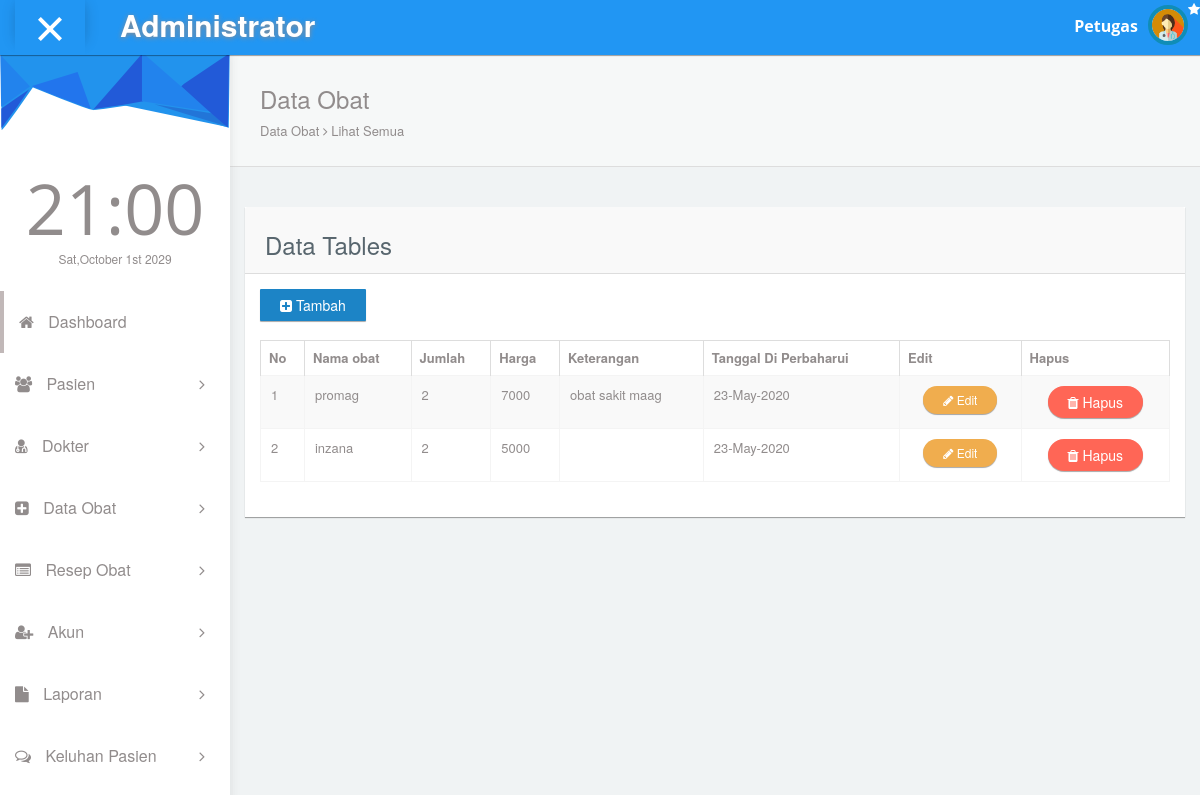
/administrator/pegawai/list.obat.php, run on the app's committed database.
### tables this page shows
CREATE TABLE `obat` (
  `id_obat` int(10) NOT NULL,
  `nama_obat` varchar(30) NOT NULL,
  `jumlah` int(5) NOT NULL,
  `harga` int(5) NOT NULL,
  `keterangan` text NOT NULL,
  `tanggal` varchar(12) NOT NULL
);

### administrator/pegawai/list.obat.php (the view, shortened to what this page needs)
<!DOCTYPE html>
<html lang="en">
<head>
  <link rel="stylesheet" type="text/css" href="asset/css/bootstrap.min.css">
  <link rel="stylesheet" type="text/css" href="asset/css/plugins/font-awesome.min.css"/>
  <link rel="stylesheet" type="text/css" href="asset/css/plugins/datatables.bootstrap.min.css"/>
  <link rel="stylesheet" type="text/css" href="asset/css/plugins/animate.min.css"/>
  <link href="asset/css/style.css" rel="stylesheet">
    </head>
    <body id="mimin" class="dashboard">
      <?php include 'page/head-nav.php';?>
      <div class="container-fluid mimin-wrapper">
        <?php include 'page/left-menu.php'; ?>
        <div id="content">
         <div class="panel box-shadow-none content-header">
          <div class="panel-body">
            <div class="col-md-12">
              <h3 class="animated fadeInLeft">Data Obat</h3>
              <p class="animated fadeInDown">
                Data Obat <span class="fa-angle-right fa"></span> Lihat Semua
              </p>
            </div>
          </div>
        </div>
        <div class="col-md-12 top-20 padding-0">
          <div class="col-md-12">
            <div class="panel">
              <div class="panel-heading"><h3>Data Tables</h3></div>
              <div class="panel-body">
                <button data-toggle="modal" data-target="#exampleModalLabel" class="btn btn-primary" ><i class="fa fa-plus-square"></i> Tambah</button>
                  <br>
                  <br>
                <div class="responsive-table">
                  <table id="datatables-example" class="table table-striped table-bordered" width="100%" cellspacing="0">
                    <thead>
                      <tr>
                        <th>No</th>
                        <th>Nama obat</th>
                        <th>Jumlah</th>
                        <th>Harga</th>
                       <th>Keterangan</th>
                        <th>Tanggal Di Perbaharui</th>
                       <th>Edit</th>
                        <th>Hapus</th>
                      </tr>
                    </thead>
                    <tbody>
                     <?php
                     include 'koneksi.php';
                     $no = 1;
                     $data = mysqli_query($koneksi,"Select * FROM obat");
                     while($d = mysqli_fetch_array($data)){
                      ?>
                      <tr>
                        <td><?php echo $no++ ;?></td>
                        <td><?php echo $d['nama_obat']; ?></td>
                          <td><?php echo $d['jumlah']; ?></td>
                        <td><?php echo $d['harga']; ?></td>
                         <td><?php echo $d['keterangan']; ?></td>
                         <td><?php echo $d['tanggal']; ?></td>
                          <td align="center"><a href="#" data-id="<?php echo $d['id_obat']; ?>"class="btn btn-round btn-detail btn-warning btn-sm"data-toggle="modal" data-target="#detailPesan"><i class="fa fa-pencil"></i> Edit</a></td>
                        <td align="center"><a onclick="if(confirm('Apakah anda yakin ingin menghapus data ini ?')){ location.href='hapus_data_dokter.php?id_dokter=<?php echo $d['id_dokter']; ?>' }" class="btn btn-round btn-danger"><i class="fa fa-trash"></i> Hapus</a></td>
                      <?php
                  }
                  ?>
                      </tr>
                    </tbody>
                </table>
              </div>
            </div>
          </div>
        </div>
      </div>
    </div>
 </div>
</body>
</html>

### data on the page
obat: nama_obat "promag", jumlah "2", harga "7000", keterangan "obat sakit maag", tanggal "23-May-2020"
obat: nama_obat "inzana", jumlah "2", harga "5000", tanggal "23-May-2020"
